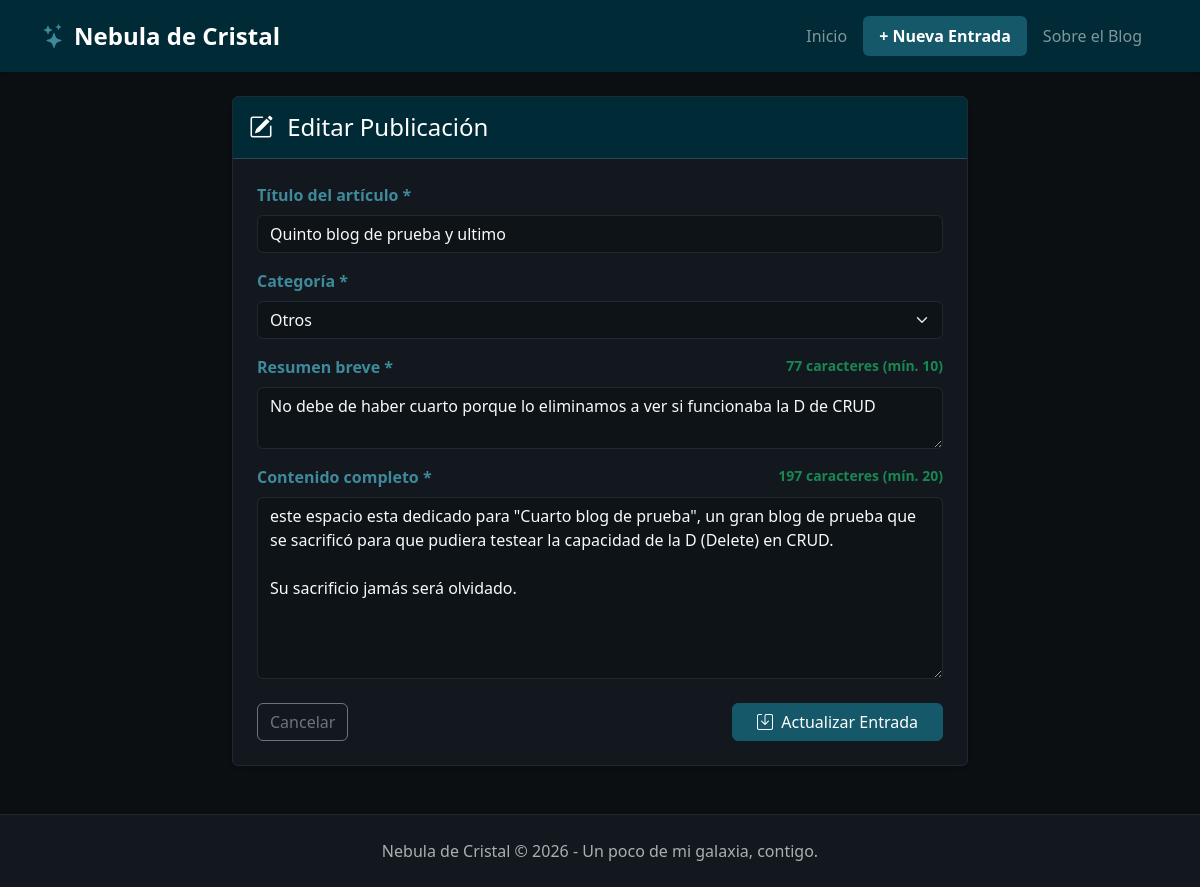
Screenshot of /formulario.php?id=19 with the database file from the repository.
### tables this page shows
CREATE TABLE entradas (
        id INTEGER PRIMARY KEY AUTOINCREMENT,
        titulo TEXT NOT NULL,
        categoria TEXT NOT NULL,
        resumen TEXT NOT NULL,
        contenido TEXT NOT NULL,
        fecha_creacion DATETIME DEFAULT CURRENT_TIMESTAMP
    );

### formulario.php (the view, shortened to what this page needs)
<?php
require_once 'config/db.php';
$id = filter_input(INPUT_GET, 'id', FILTER_VALIDATE_INT);
$entrada = [
    'id' => '',
    'titulo' => '',
    'categoria' => 'El dia de hoy...',
    'resumen' => '',
    'contenido' => ''
];
if ($id) {
    $stmt = $pdo->prepare("SELECT * FROM entradas WHERE id = ?");
    $stmt->execute([$id]);
    $registro = $stmt->fetch();
    if ($registro) {
        $entrada = $registro;
    } else {
        header('Location: index.php');
        exit;
    }
}
include 'includes/header.php';
?>
<div class="row justify-content-center">
    <div class="col-lg-8">
        <div class="card border-0 shadow-sm">
            <div class="card-header bg-custom-green text-white py-3">
                <h1 class="h4 mb-0">
                    <i class="bi <?= $entrada['id'] ? 'bi-pencil-square' : 'bi-plus-circle' ?> me-2"></i>
                    <?= $entrada['id'] ? 'Editar Publicación' : 'Nueva Publicación' ?>
                </h1>
            </div>
            <div class="card-body p-4">
                <form id="formEntrada" action="formulario.php<?= $entrada['id'] ? '?id=' . $entrada['id'] : '' ?>" method="POST" novalidate>
                    <div class="mb-3">
                        <label for="titulo" class="form-label fw-bold text-custom-green">Título del artículo *</label>
                        <input type="text" class="form-control" id="titulo" name="titulo"
                               value="<?= htmlspecialchars($entrada['titulo']) ?>"
                               placeholder="Sobre que quieres hablar hoy?" required>
                    </div>
                    <div class="mb-3">
                        <label for="categoria" class="form-label fw-bold text-custom-green">Categoría *</label>
                        <select class="form-select" id="categoria" name="categoria" required>
                            <?php
                            $opciones = ['El día de hoy...', 'Viajes y experiencias', 'Hobbies', 'Lecturas y reflexiones', 'Recomendaciones', 'Actualizaciones y noticias', 'Otros'];
                            foreach ($opciones as $op):
                            ?>
                                <option value="<?= $op ?>" <?= $entrada['categoria'] === $op ? 'selected' : '' ?>>
                                    <?= $op ?>
                                </option>
                            <?php endforeach; ?>
                        </select>
                    </div>
                    <div class="mb-3">
                        <div class="d-flex justify-content-between">
                            <label for="resumen" class="form-label fw-bold text-custom-green">Resumen breve *</label>
                            <small id="contadorResumen" class="text-muted">0 caracteres</small>
                        </div>
                        <textarea class="form-control" id="resumen" name="resumen" rows="2"
                                  placeholder="Un párrafo corto que aparecerá en la tarjeta principal..." required><?= htmlspecialchars($entrada['resumen']) ?></textarea>
                    </div>
                    <div class="mb-4">
                        <div class="d-flex justify-content-between">
                            <label for="contenido" class="form-label fw-bold text-custom-green">Contenido completo *</label>
                            <small id="contadorContenido" class="text-muted">0 caracteres</small>
                        </div>
                        <textarea class="form-control" id="contenido" name="contenido" rows="7"
                                  placeholder="Desarrolla aquí el contenido completo de tu entrada..." required><?= htmlspecialchars($entrada['contenido']) ?></textarea>
                    </div>
                    <div class="d-flex justify-content-between">
                        <a href="index.php" class="btn btn-outline-secondary">Cancelar</a>
                        <button type="submit" class="btn btn-custom-green px-4">
                            <i class="bi bi-save me-1"></i> <?= $entrada['id'] ? 'Actualizar Entrada' : 'Publicar Entrada' ?>
                        </button>
                    </div>
                </form>
            </div>
        </div>
    </div>
</div>
<?php include 'includes/footer.php'; ?>

### assets/css/styles.css (style rules this page uses)
:root { --verde-oscuro: #002B36; --verde-medio: #155869; --verde-claro: #3E899C; --fondo-negro: #0b0f12; --superficie-oscura: #12181d; --borde-oscuro: #1e2a32; }
body { background-color: var(--fondo-negro) !important; color: #e9ecef; display: flex; flex-direction: column; min-height: 100vh; }
.bg-custom-green { background-color: var(--verde-oscuro) !important; }
.text-custom-green { color: var(--verde-claro) !important; }
.btn-custom-green { background-color: var(--verde-medio); border-color: var(--verde-medio); color: #ffffff; transition: all 0.2s ease; }
.card { background-color: var(--superficie-oscura); border: 1px solid var(--borde-oscuro) !important; }
.form-control, .form-select { background-color: #0d1317; border-color: var(--borde-oscuro); color: #f8f9fa; }

### rows the page displays
entradas: titulo "Quinto blog de prueba y ultimo", categoria "Otros", resumen "No debe de haber cuarto porque lo eliminamos a ver si funcionaba la D de CRUD", contenido "este espacio esta dedicado para \"Cuarto blog de prueba\", un gran blog de prueba que se sacrificó para que pudiera testear la capacidad de la D (Delete) en CRUD. Su sacrificio jamás será olvidado."
